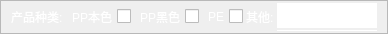
<?xml version="1.0" encoding="UTF-8"?>
<ui version="4.0">
 <class>proCategoryItem</class>
 <widget class="QWidget" name="proCategoryItem">
  <property name="geometry">
   <rect>
    <x>0</x>
    <y>0</y>
    <width>354</width>
    <height>34</height>
   </rect>
  </property>
  <property name="windowTitle">
   <string>proCategoryItem</string>
  </property>
  <layout class="QGridLayout" name="gridLayout">
   <property name="leftMargin">
    <number>0</number>
   </property>
   <property name="topMargin">
    <number>0</number>
   </property>
   <property name="rightMargin">
    <number>0</number>
   </property>
   <property name="bottomMargin">
    <number>0</number>
   </property>
   <property name="spacing">
    <number>0</number>
   </property>
   <item row="0" column="0">
    <widget class="QFrame" name="frame">
     <property name="frameShape">
      <enum>QFrame::StyledPanel</enum>
     </property>
     <property name="frameShadow">
      <enum>QFrame::Raised</enum>
     </property>
     <layout class="QHBoxLayout" name="horizontalLayout">
      <property name="spacing">
       <number>3</number>
      </property>
      <property name="leftMargin">
       <number>0</number>
      </property>
      <property name="topMargin">
       <number>0</number>
      </property>
      <property name="rightMargin">
       <number>0</number>
      </property>
      <property name="bottomMargin">
       <number>0</number>
      </property>
      <item>
       <spacer name="horizontalSpacer">
        <property name="orientation">
         <enum>Qt::Horizontal</enum>
        </property>
        <property name="sizeType">
         <enum>QSizePolicy::Fixed</enum>
        </property>
        <property name="sizeHint" stdset="0">
         <size>
          <width>10</width>
          <height>20</height>
         </size>
        </property>
       </spacer>
      </item>
      <item>
       <widget class="QLabel" name="label">
        <property name="styleSheet">
         <string notr="true">color: rgb(255, 255, 255);</string>
        </property>
        <property name="text">
         <string>产品种类:</string>
        </property>
       </widget>
      </item>
      <item>
       <widget class="QCheckBox" name="checkBox_ppbense">
        <property name="minimumSize">
         <size>
          <width>0</width>
          <height>25</height>
         </size>
        </property>
        <property name="layoutDirection">
         <enum>Qt::RightToLeft</enum>
        </property>
        <property name="styleSheet">
         <string notr="true">color: rgb(255, 255, 255);</string>
        </property>
        <property name="text">
         <string>PP本色</string>
        </property>
       </widget>
      </item>
      <item>
       <widget class="QCheckBox" name="checkBox_ppBlack">
        <property name="minimumSize">
         <size>
          <width>0</width>
          <height>25</height>
         </size>
        </property>
        <property name="layoutDirection">
         <enum>Qt::RightToLeft</enum>
        </property>
        <property name="styleSheet">
         <string notr="true">color: rgb(255, 255, 255);</string>
        </property>
        <property name="text">
         <string>PP黑色</string>
        </property>
       </widget>
      </item>
      <item>
       <widget class="QCheckBox" name="checkBox_pe">
        <property name="minimumSize">
         <size>
          <width>0</width>
          <height>25</height>
         </size>
        </property>
        <property name="layoutDirection">
         <enum>Qt::RightToLeft</enum>
        </property>
        <property name="styleSheet">
         <string notr="true">color: rgb(255, 255, 255);</string>
        </property>
        <property name="text">
         <string>PE</string>
        </property>
       </widget>
      </item>
      <item>
       <widget class="QLabel" name="label_2">
        <property name="styleSheet">
         <string notr="true">color: rgb(255, 255, 255);</string>
        </property>
        <property name="text">
         <string>其他:</string>
        </property>
       </widget>
      </item>
      <item>
       <layout class="QVBoxLayout" name="verticalLayout">
        <property name="spacing">
         <number>0</number>
        </property>
        <item>
         <widget class="QLineEdit" name="lineEdit_other">
          <property name="minimumSize">
           <size>
            <width>100</width>
            <height>25</height>
           </size>
          </property>
          <property name="styleSheet">
           <string notr="true">border:0px solid #014F84;
color: rgb(255, 255, 255)</string>
          </property>
         </widget>
        </item>
        <item>
         <widget class="Line" name="line">
          <property name="minimumSize">
           <size>
            <width>1</width>
            <height>1</height>
           </size>
          </property>
          <property name="maximumSize">
           <size>
            <width>16777215</width>
            <height>1</height>
           </size>
          </property>
          <property name="styleSheet">
           <string notr="true">background-color: rgb(255, 255, 255);</string>
          </property>
          <property name="orientation">
           <enum>Qt::Horizontal</enum>
          </property>
         </widget>
        </item>
       </layout>
      </item>
      <item>
       <spacer name="horizontalSpacer_2">
        <property name="orientation">
         <enum>Qt::Horizontal</enum>
        </property>
        <property name="sizeType">
         <enum>QSizePolicy::Fixed</enum>
        </property>
        <property name="sizeHint" stdset="0">
         <size>
          <width>10</width>
          <height>20</height>
         </size>
        </property>
       </spacer>
      </item>
     </layout>
    </widget>
   </item>
  </layout>
 </widget>
 <layoutdefault spacing="6" margin="11"/>
 <resources/>
 <connections/>
</ui>
